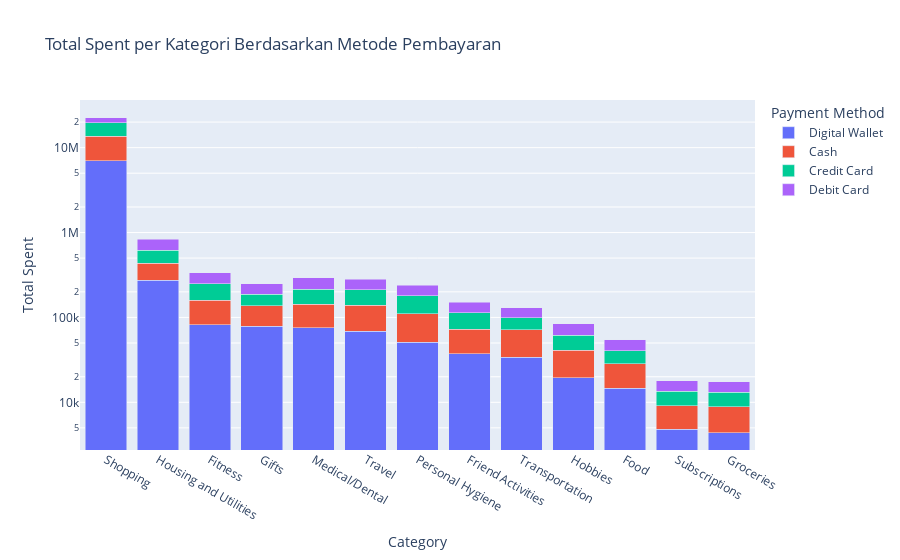

The cell this chart's notebook holds for it:
### Markdown cell above
## ii. Kategori apa yang Manghasilkan Total Spent Terbanyak dari Seluruh Metode Pembayaran?

### Code cell
# Cell ini membuat Stack Bar Chart interactive menggunakan plotly yang mengvisualisaskikan Total Spend untuk setiap Payment Method berdasarkan Category

spending = df.groupby(['Category', 'Payment Method'])['Total Spent'].sum().sort_values(ascending=False).reset_index()

fig1 = px.bar(spending, x='Category', y='Total Spent', title='Total Spent per Kategori Berdasarkan Metode Pembayaran', 
             color='Payment Method', barmode='stack', log_y=True )
fig1.show()

### Figure 1 — Plotly figure (JSON) as saved in the notebook; plotly's stock layout.template omitted (floating-point values rounded to 4 significant figures)
{"data": [{"hovertemplate": "Payment Method=Digital Wallet<br>Category=%{x}<br>Total Spent=%{y}<extra></extra>", "legendgroup": "Digital Wallet", "marker": {"color": "#636efa", "pattern": {"shape": ""}}, "name": "Digital Wallet", "orientation": "v", "showlegend": true, "textposition": "auto", "type": "bar", "x": ["Shopping", "Housing and Utilities", "Fitness", "Gifts", "Medical/Dental", "Travel", "Personal Hygiene", "Friend Activities", "Transportation", "Hobbies", "Food", "Subscriptions", "Groceries"], "xaxis": "x", "y": [7011000.0, 272600.0, 82220.0, 78410.0, 75470.0, 68820.0, 51170.0, 37320.0, 33870.0, 19600.0, 14570.0, 4787.0, 4410.0], "yaxis": "y"}, {"hovertemplate": "Payment Method=Cash<br>Category=%{x}<br>Total Spent=%{y}<extra></extra>", "legendgroup": "Cash", "marker": {"color": "#EF553B", "pattern": {"shape": ""}}, "name": "Cash", "orientation": "v", "showlegend": true, "textposition": "auto", "type": "bar", "x": ["Shopping", "Housing and Utilities", "Fitness", "Travel", "Medical/Dental", "Gifts", "Personal Hygiene", "Transportation", "Friend Activities", "Hobbies", "Food", "Groceries", "Subscriptions"], "xaxis": "x", "y": [6680000.0, 164600.0, 77670.0, 69680.0, 66940.0, 59200.0, 59120.0, 37270.0, 35100.0, 21630.0, 13950.0, 4469.0, 4385.0], "yaxis": "y"}, {"hovertemplate": "Payment Method=Credit Card<br>Category=%{x}<br>Total Spent=%{y}<extra></extra>", "legendgroup": "Credit Card", "marker": {"color": "#00cc96", "pattern": {"shape": ""}}, "name": "Credit Card", "orientation": "v", "showlegend": true, "textposition": "auto", "type": "bar", "x": ["Shopping", "Housing and Utilities", "Fitness", "Travel", "Medical/Dental", "Personal Hygiene", "Gifts", "Friend Activities", "Transportation", "Hobbies", "Food", "Subscriptions", "Groceries"], "xaxis": "x", "y": [5887000.0, 180400.0, 91130.0, 72820.0, 71720.0, 69700.0, 50130.0, 40490.0, 27420.0, 20100.0, 12000.0, 4325.0, 4311.0], "yaxis": "y"}, {"hovertemplate": "Payment Method=Debit Card<br>Category=%{x}<br>Total Spent=%{y}<extra></extra>", "legendgroup": "Debit Card", "marker": {"color": "#ab63fa", "pattern": {"shape": ""}}, "name": "Debit Card", "orientation": "v", "showlegend": true, "textposition": "auto", "type": "bar", "x": ["Shopping", "Housing and Utilities", "Fitness", "Medical/Dental", "Travel", "Gifts", "Personal Hygiene", "Friend Activities", "Transportation", "Hobbies", "Food", "Subscriptions", "Groceries"], "xaxis": "x", "y": [3077000.0, 217800.0, 85080.0, 80570.0, 71390.0, 62270.0, 59700.0, 37330.0, 31070.0, 23140.0, 14160.0, 4426.0, 4227.0], "yaxis": "y"}], "layout": {"barmode": "stack", "legend": {"title": {"text": "Payment Method"}, "tracegroupgap": 0}, "title": {"text": "Total Spent per Kategori Berdasarkan Metode Pembayaran"}, "xaxis": {"anchor": "y", "domain": [0, 1], "title": {"text": "Category"}}, "yaxis": {"anchor": "x", "domain": [0, 1], "title": {"text": "Total Spent"}, "type": "log"}}}
